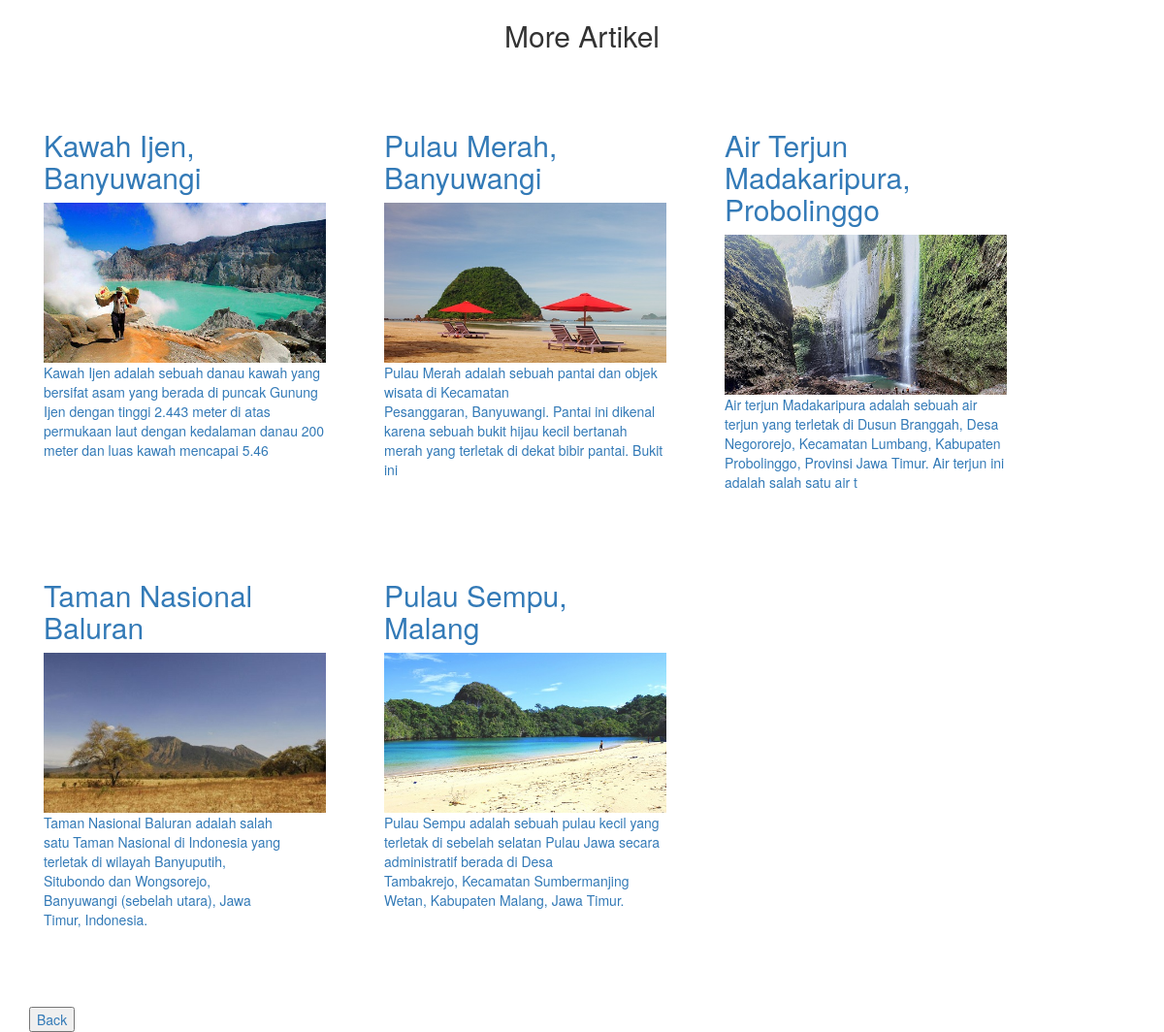
Screenshot of /index.php/c_home/loadartikel with the database file from the repository.
### tables this page shows
CREATE TABLE `artikel` (
  `id_artikel` int(11) NOT NULL,
  `judul_artikel` varchar(100) NOT NULL,
  `pengantar_artikel` varchar(200) NOT NULL,
  `deskripsi_artikel` varchar(1000) NOT NULL,
  `patch_artikel` varchar(200) NOT NULL
);

### application/controllers/c_home.php (called while the page is built, shortened)
<?php
class C_home extends CI_Controller {
	public function __construct() {
		$this->load->model('Model_admin');
		$this->load->model('Model_paket');
		$this->load->model('Model_artikel');
		$this->load->model('Model_gallery');
		$this->load->model('Model_pesan');
	}
	function loadartikel(){
		$data = $this->Model_artikel->getArtikel();
		$this->load->view('moreartikel', array('dataArtikel' => $data));
	}
}
 ?>

### index.php (called while the page is built, shortened)
<?php
require_once BASEPATH.'core/CodeIgniter.php';

### application/models/Model_artikel.php (called while the page is built, shortened)
<?php
class Model_artikel extends CI_Model {
	function getArtikel() {
		$queryArtikel = $this->db->get('artikel');
		return $queryArtikel->result_array();
	}
}
?>

### application/views/moreartikel.php (the view, shortened to what this page needs)
<!DOCTYPE html>
<html lang="en">
<head>
		<link rel="stylesheet" href="https://maxcdn.bootstrapcdn.com/bootstrap/3.3.7/css/bootstrap.min.css">
</head>
<body>
	<section class="success" id="portofolio">
		<div class="container">
			<div class="row">
				<div class="col-lg-12 text-center">
					<h2>More Artikel</h2>
					<br>
				</div>
			</div>
			<div class="row">
				<?php foreach ($dataArtikel as $row) {
					echo '
						<div class="col-sm-3 portofolio-item" style="width: 30%; padding: 30px;">
							<a class="portofolio-link" data-toggle="modal" href="#'.$row['id_artikel'].'">
								<div class="caption">
									<div class="caption-content">
										<h2>'. $row['judul_artikel'] .'</h2>
										<img class="img-responsive" alt="" src="'. base_url($row['patch_artikel']) .'">
									</div>
										<p>'. $row['pengantar_artikel'].'</p>
								</div>
							</a>
						</div>
					';
				}
				?>
			</div>
		</div>
	</section>
	<br>
	<br>
	<div class="container">
	<a href="<?php echo base_url()  ?>"><button>Back</button></a>
	</div>
</body>
</html>

### rows the page displays
artikel: judul_artikel "Kawah Ijen, Banyuwangi", patch_artikel (picture), pengantar_artikel "Kawah Ijen adalah sebuah danau kawah yang bersifat asam yang berada di puncak Gunung Ijen dengan tinggi 2.443 meter di atas permukaan laut dengan kedalaman danau 200 meter dan luas kawah mencapai 5.46"
artikel: judul_artikel "Pulau Merah, Banyuwangi", patch_artikel (picture), pengantar_artikel "Pulau Merah adalah sebuah pantai dan objek wisata di Kecamatan Pesanggaran, Banyuwangi. Pantai ini dikenal karena sebuah bukit hijau kecil bertanah merah yang terletak di dekat bibir pantai. Bukit ini"
artikel: judul_artikel "Air Terjun Madakaripura, Probolinggo", patch_artikel (picture), pengantar_artikel "Air terjun Madakaripura adalah sebuah air terjun yang terletak di Dusun Branggah, Desa Negororejo, Kecamatan Lumbang, Kabupaten Probolinggo, Provinsi Jawa Timur. Air terjun ini adalah salah satu air t"
artikel: judul_artikel "Taman Nasional Baluran", patch_artikel (picture), pengantar_artikel "Taman Nasional Baluran adalah salah satu Taman Nasional di Indonesia yang terletak di wilayah Banyuputih, Situbondo dan Wongsorejo, Banyuwangi (sebelah utara), Jawa Timur, Indonesia."
artikel: judul_artikel "Pulau Sempu, Malang", patch_artikel (picture), pengantar_artikel "Pulau Sempu adalah sebuah pulau kecil yang terletak di sebelah selatan Pulau Jawa secara administratif berada di Desa Tambakrejo, Kecamatan Sumbermanjing Wetan, Kabupaten Malang, Jawa Timur."
